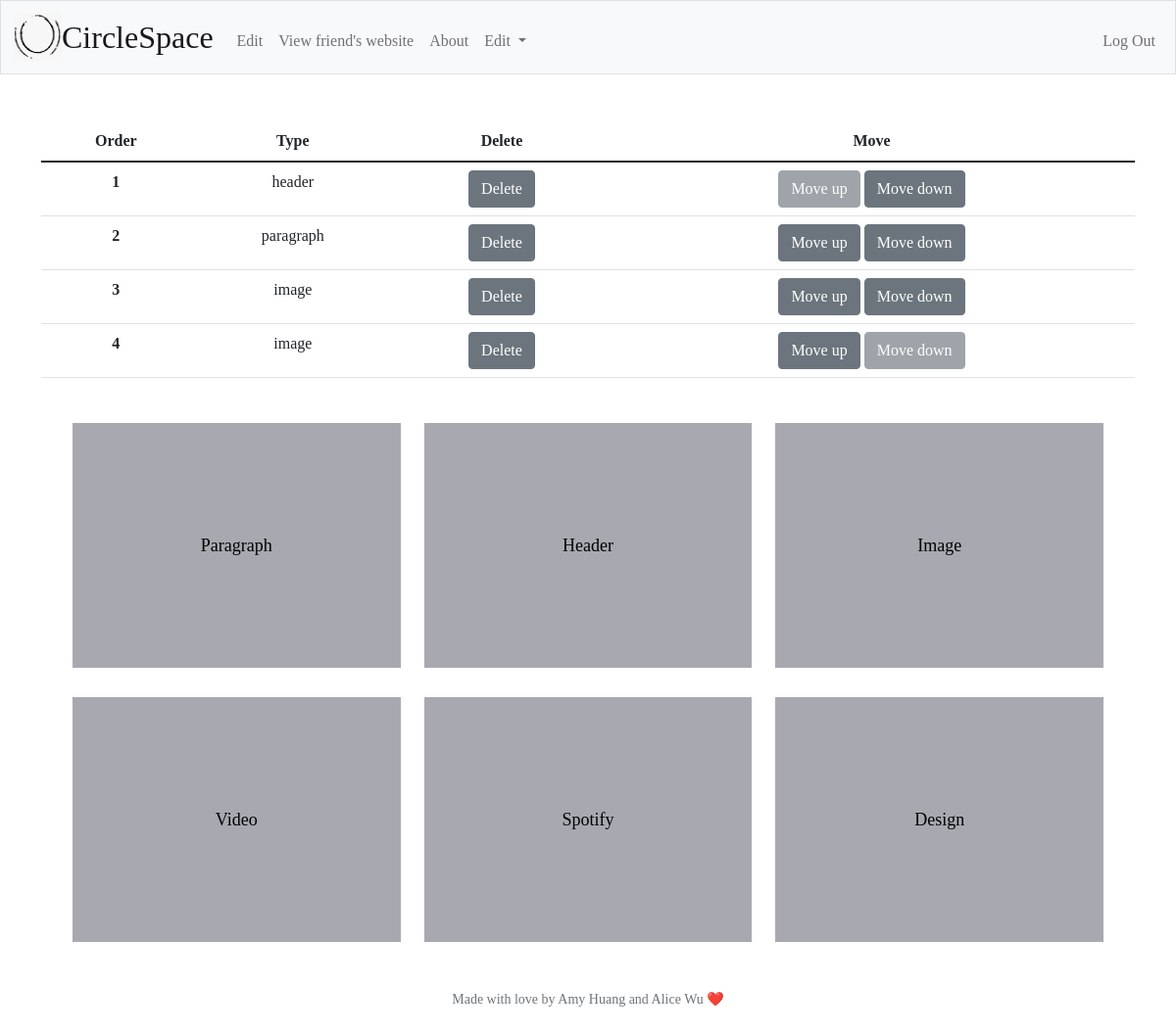
/edit (signed in), run on an earlier commit of the app's database.
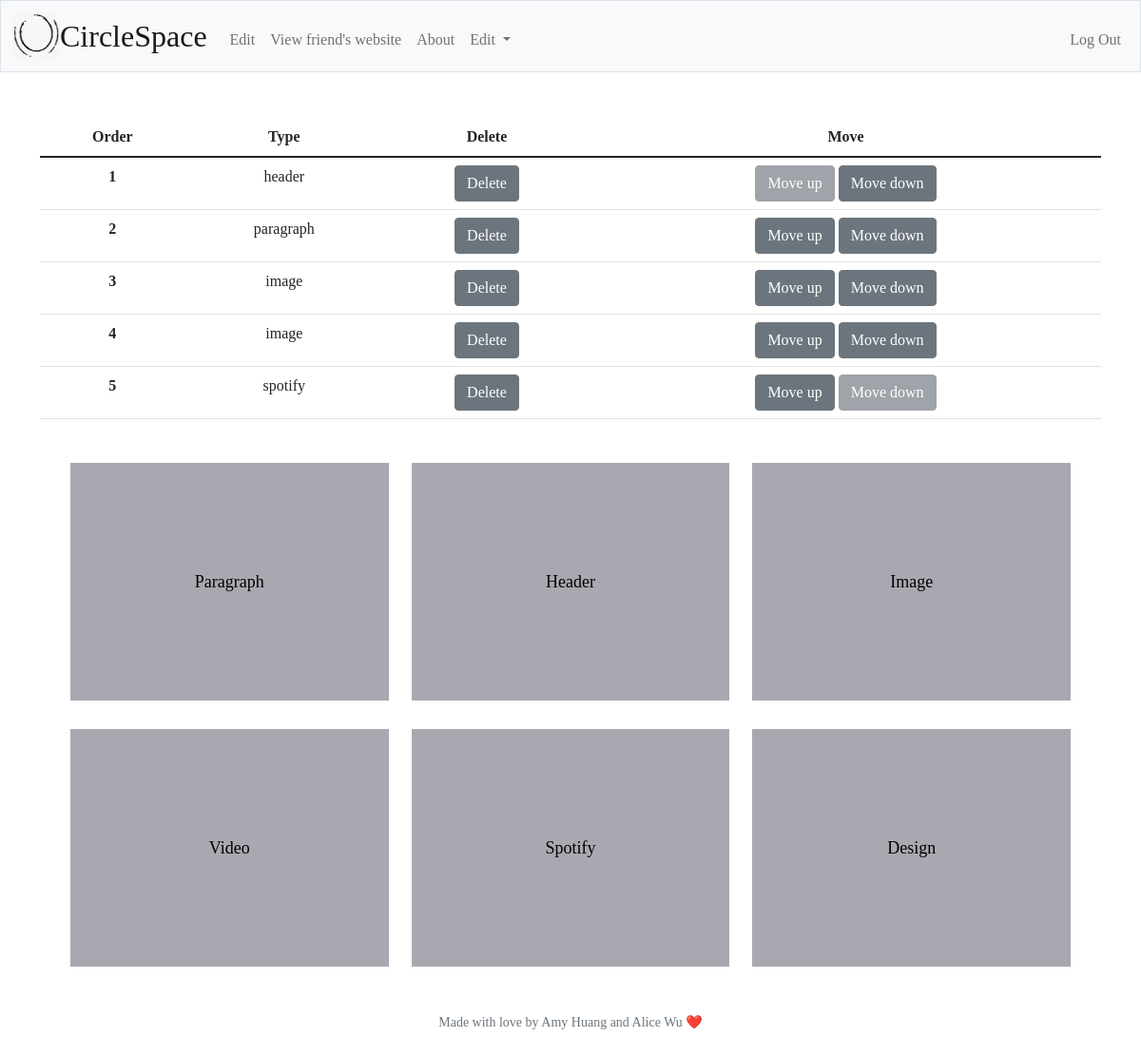
And on a later commit of the database.
### tables this page shows
CREATE TABLE segments (
    segment_id INTEGER PRIMARY KEY AUTOINCREMENT NOT NULL,
    user_id INTEGER NOT NULL,
    segment_type TEXT NOT NULL,
    content TEXT NOT NULL,
    location INTEGER NOT NULL,
    FOREIGN KEY(user_id) REFERENCES users(user_id)
);

### app.py (the view, shortened to what this page needs)
@app.route("/edit", methods=["GET", "POST"])
@login_required
def edit():
    if request.method == "GET":
        user_id = session["user_id"]
        segments = db.execute("SELECT segment_type, location FROM segments WHERE user_id = ? ORDER BY location", user_id)
        return render_template("edit.html", segments=segments)

### app.py (called while the page is built)
@app.after_request
def after_request(response):
    response.headers["Cache-Control"] = "no-cache, no-store, must-revalidate"
    response.headers["Expires"] = 0
    response.headers["Pragma"] = "no-cache"
    return response

### helpers.py (called while the page is built)
def login_required(f):
    @wraps(f)
    def decorated_function(*args, **kwargs):
        if session.get("user_id") is None:
            return redirect("/login")
        return f(*args, **kwargs)
    return decorated_function

### templates/edit.html (shortened to what this page needs)
{% extends "layout.html" %}
{% block main %}
<main class="container py-5 text-center">
    <table class="table">
        <thead>
            <tr>
                <th scope="col">Order</th>
                <th scope="col">Type</th>
                <th scope="col">Delete</th>
                <th scope="col">Move</th>
            </tr>
        </thead>
        <tbody>
            <form action="/edit" method="post">
                {% for segment in segments %}
                    <tr>
                        <th scope="row">{{ segment["location"] }}</th>
                        <td>{{ segment["segment_type"] }}</td>
                        <td><button class="btn btn-secondary" type="submit" name="delete-button" value="{{ segment["location"] }}">Delete</button></td>
                        <td>
                            {% if segment != segments[0] %}
                                <button class="btn btn-secondary" type="submit" name="up-button" value="{{ segment["location"] }}">Move up</button>
                            {% else %}
                                <button class="btn btn-secondary" disabled>Move up</button>
                            {% endif %}
                            {% if segment != segments[-1] %}
                                <button class="btn btn-secondary" type="submit" name="down-button" value="{{ segment["location"] }}">Move down</button>
                            {% else %}
                                <button class="btn btn-secondary" disabled>Move down</button>
                            {% endif %}
                        </td>
                    </tr>
                {% endfor %}
            </form>
        </tbody>
    </table>
<div>
    <a href="/edit-paragraph"><button class="button">Paragraph</button></a>
    <a href="/edit-header"><button class="button">Header</button></a>
    <a href="/edit-image"><button class="button">Image</button></a>
    <a href="/edit-video"><button class="button">Video</button></a>
    <a href="/edit-spotify"><button class="button">Spotify</button></a>
    <a href="/edit-design"><button class="button">Design</button></a>
</div>
{% endblock %}

### templates/layout.html (shortened to what this page needs)
<!DOCTYPE html>
<html lang="en">
    <head>
        <link href="https://cdn.jsdelivr.net/npm/bootstrap@5.1.3/dist/css/bootstrap.min.css" rel="stylesheet">
        <link href="/static/styles.css" rel="stylesheet">
    </head>
    <body>
        <nav class="bg-light border navbar navbar-expand-md navbar-light">
            <div class="container-fluid">
                <img width=50px height=50px src="/static/double.png" alt="logo">
                <a class="navbar-brand" href="/">CircleSpace</a>
                <div class="collapse navbar-collapse" id="navbar">
                    {% if session["user_id"] %}
                        <ul class="navbar-nav me-auto mt-2">
                            <li class="nav-item"><a class="nav-link" href="/edit"> Edit</a></li>
                            <li class="nav-item"><a class="nav-link" href="/friend-lookup">View friend's website</a></li>
                            <li class="nav-item"><a class="nav-link" href="/about">About</a></li>
                            <li class="nav-item dropdown">
                                <a class="nav-link  dropdown-toggle" href="#" data-bs-toggle="dropdown">  Edit  </a>
                             </li>
                        </ul>
                        <ul class="navbar-nav ms-auto mt-2">
                            <li class="nav-item"><a class="nav-link" href="/logout">Log Out</a></li>
                        </ul>
                    {% else %}
                        <ul class="navbar-nav ms-auto mt-2">
                            <li class="nav-item"><a class="nav-link" href="/register">Register</a></li>
                            <li class="nav-item"><a class="nav-link" href="/login">Log In</a></li>
                        </ul>
                    {% endif %}
                </div>
            </div>
        </nav>
        <main class="container-fluid text-center">
            {% block main %}{% endblock %}
        </main>
        <footer class="mb-5 small text-center text-muted">
            Made with love by Amy Huang and Alice Wu ❤️
        </footer>
    </body>
</html>

### static/styles.css (style rules this page uses)
nav .navbar-brand { font-size: xx-large; }
body { font-family:'Times New Roman', Times, serif; }
.button { display: inline-block; line-height: 195px; width: 30%; height: 250px; border: none; background-color: #43465576; padding: 14px 28px; font-size: 18px; cursor: pointer; text-align: center; margin-left: 10px; margin-right: 10px; margin-top: 30px; transition-duration: 0.4s; }

What changed in the data, as far as the page shows it:
added segments: location "5", segment_type "spotify", shows "Move down"
